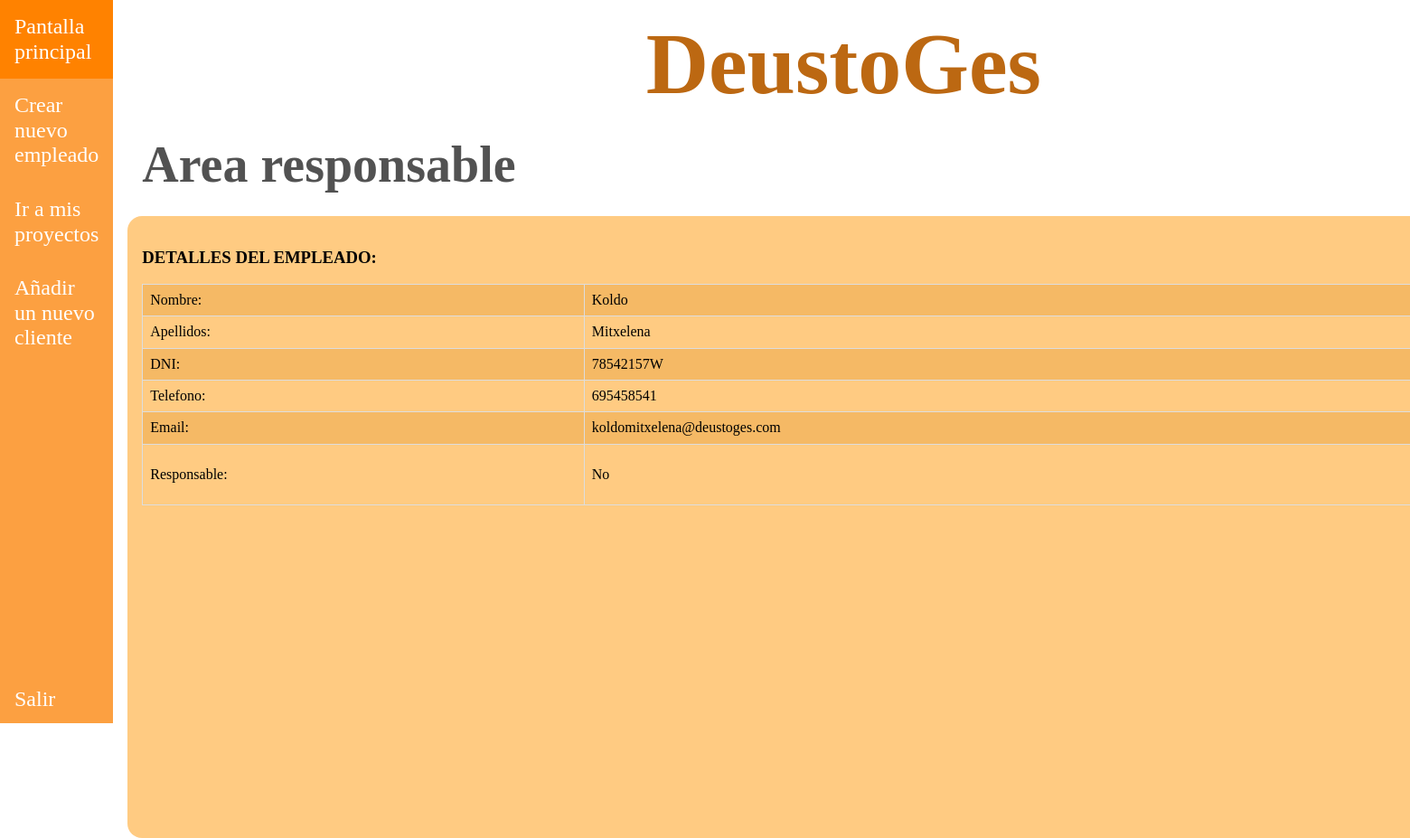
Page /appDeustoGes/responsables/3/empleados/25/detalle on the committed database.
### appDeustoGes/models.py (models this page shows, shortened)
class Empleado(models.Model):
    dni = models.CharField(max_length=9)
    nombre = models.CharField(max_length=15)
    apellidos = models.CharField(max_length=40, default="")
    email = models.EmailField()
    telefono = models.PositiveIntegerField()
    responsable = models.BooleanField(default=False)
    usuario = models.CharField(max_length=50, default="", blank=False)
    contraseña = models.CharField(max_length=50, default="deustoges", blank=False)
    created = models.DateTimeField(auto_now_add=True,blank=True, null=True)
    updated = models.DateTimeField(auto_now=True, blank=True, null=True)
    class Meta:
        verbose_name = "empleado"
        verbose_name_plural = "empleados"

### appDeustoGes/views.py (the view)
# urls.py: path("/responsables/<int:id_responsable>/empleados/<int:id_empleado>/detalle", views.show_empleado, name='empleado_detail'),
def show_empleado(request, id_responsable, id_empleado):
    responsable = get_object_or_404(Empleado, id=id_responsable)
    empleado = get_object_or_404(Empleado, id=id_empleado)
    return render(request, "appDeustoGes/empleado_detail.html", {'responsable': responsable,
                                                                 "empleado": empleado})

### templates/appDeustoGes/empleado_detail.html
{% extends "base.html" %}
{% block css %}
    <link rel="stylesheet" href="/../static/css/normalize.css">
    <link rel="stylesheet" href="/../static/css/style.css">
{% endblock %}
{% block nav_header %}
    <nav class="barra-lateral">
        <ul class="listado-barra-lateral">
            <div>
                <li><a href="{% url 'pantalla_responsable' responsable.id %}">Pantalla principal</a></li>
                <li><a href="{% url 'empleado_create' responsable.id %}">Crear nuevo empleado</a></li>
                <li><a href="{% url 'proyectos_index' responsable.id %}">Ir a mis proyectos</a></li>
                <li><a href="{% url 'cliente_create' responsable.id %}">Añadir un nuevo cliente</a></li>
            </div>
            <div>
                <li><a href="{% url 'login' %}">Salir</a></li>
            </div>
        </ul>
    </nav>
{% endblock %}
{% block main_contenido %}
    <h2>Area responsable</h2>
    <div class="contenido">
        <h3>DETALLES DEL EMPLEADO:</h3>
        {% if  empleado %}
        <table class="estilos-table">
    <tr>
        <td>Nombre:</td>
        <td>{{ empleado.nombre }}</td>
    </tr>
    <tr>
        <td>Apellidos:</td>
        <td>{{ empleado.apellidos }}</td>
    </tr>
    <tr>
        <td>DNI:</td>
        <td>{{ empleado.dni }}</td>
    </tr>
    <tr>
        <td>Telefono:</td>
        <td>{{ empleado.telefono }}</td>
    </tr>
    <tr>
        <td>Email:</td>
        <td>{{ empleado.email }}</td>
    </tr>
    <tr>
        <td>Responsable:</td>
        <td>{% if empleado.responsable == 1 %}
                <p>Si</p>
            {% else %}
                <p>No</p>
            {% endif %}
        </td>
    </tr>
</table>
    {% endif %}
    </div>
{% endblock %}

### static/css/style.css (style rules this page uses)
html { box-sizing: border-box; }
*, *:before, *:after { box-sizing: inherit; }
a { text-decoration: none; color: black; }
ul { list-style: none; margin: 0; padding: 0; }
.flex { display: flex; }
h2 { margin-block:0; padding-block: 1.5rem; margin-left: 2rem; font-size: 3.5rem; width: 100%; color: rgba(0, 0, 0, 0.678); }
.barra-lateral { max-width: 15rem; background-color: rgba(252, 140, 24, 0.82); height: 100vh; }
.listado-barra-lateral { display: grid; grid-template-rows: 93vh 7vh; }
.listado-barra-lateral a { font-size: 1.5rem; color: white; display: block; padding: 1rem; }
.contenido { padding: 1rem; margin-left: 1rem; width: 100rem; height: 43rem; background-color: rgba(255, 149, 0, 0.49); border-radius: 1rem; }
.estilos-table { width: 100%; border-collapse: collapse; }
.estilos-table td { border: 1px solid #dddddd; text-align: left; padding: 8px; }
.estilos-table tr:nth-child(odd) { background-color: rgba(216, 136, 24, 0.27); }

### rows in the picture
Empleado: nombre "Koldo", apellidos "Mitxelena", dni "78542157W", telefono "695458541", email "koldomitxelena@deustoges.com"
